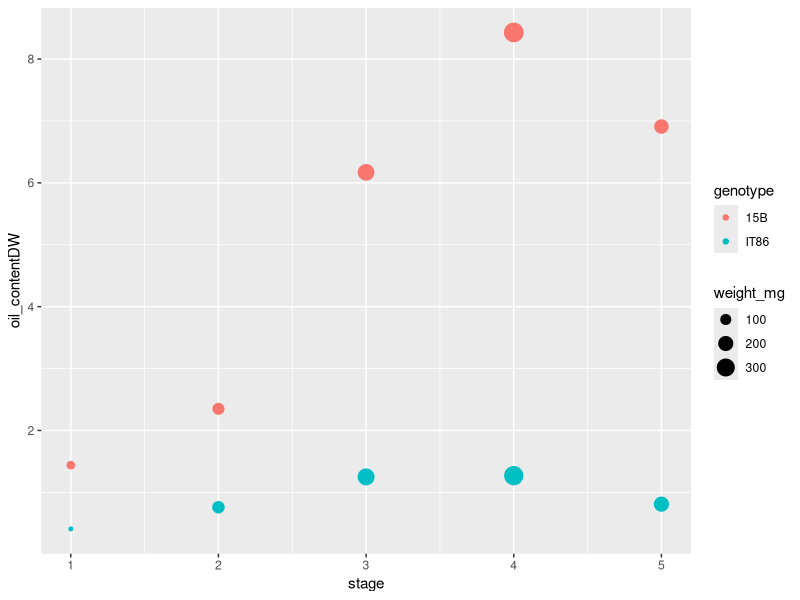

Source code (R):
library(tidyverse)
library(cowplot)

#reading files

read_csv('data/sample_oilcontent.csv')

oilcontent <- read_csv('data/sample_oilcontent.csv')


#some plots

ggplot(
  data = oilcontent,
  mapping = aes(x = stage, y = oil_contentDW, colour = genotype, size = weight_mg)
) + geom_point() 
